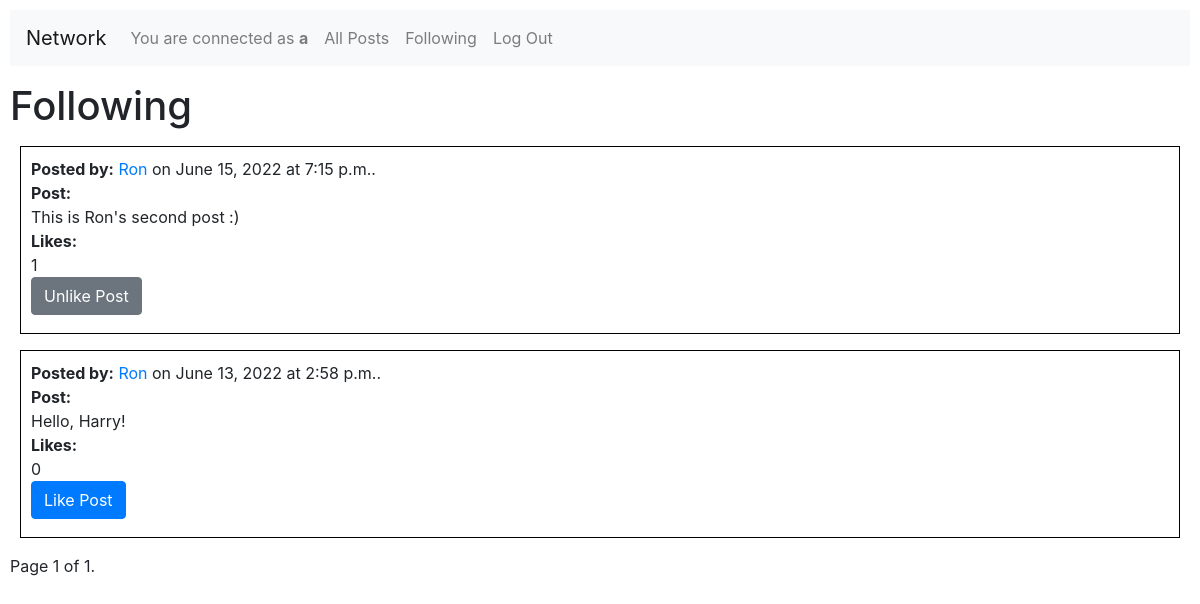
Page /following (signed in) on the earlier database version.
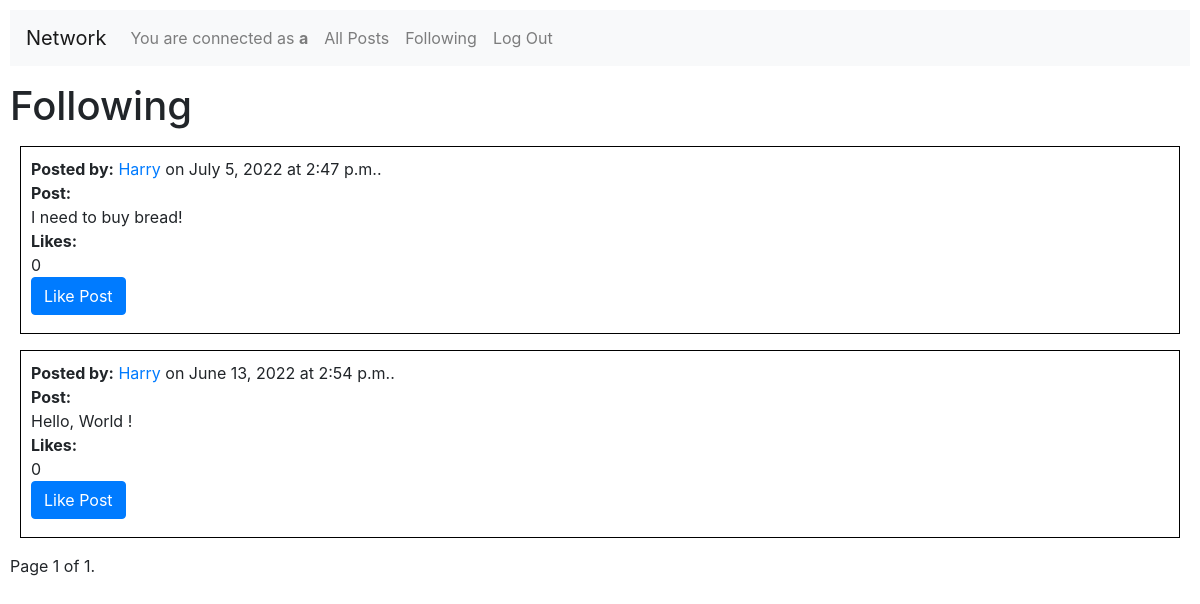
Same page on the later database version.
### network/models.py (models this page shows, shortened)
class Post(models.Model):
    userid = models.ForeignKey(User, on_delete=models.CASCADE, related_name="user")
    post = models.TextField(max_length=500)
    datetime = models.DateTimeField(default=datetime.now)
    likes = models.IntegerField(default=0)

class User(AbstractUser):
    pass

### network/views.py (the view)
# urls.py: path("following", views.following, name="following"),
@login_required(login_url='login')
def following(request):
    user_logged_in = request.user.id
    isfollowing = Follower.objects.filter(follower=user_logged_in)
    isfollowingids = Follower.objects.filter(follower=user_logged_in).values_list('followed',flat=True)
    posts = Post.objects.filter(userid__in=isfollowingids).order_by('-id')
    paginator = Paginator(posts, 10) # test Paginator with 10 per page
    page_number = request.GET.get('page')
    page_obj = paginator.get_page(page_number)
    user = request.user
    if request.user.is_authenticated:
        postslikedbyuser = Like.objects.filter(likedby=user).values_list('postid', flat=True)
    else:
        postslikedbyuser = None
    return render(request, "network/following.html", {
        "posts": posts,
        "isfollowing": isfollowing,
        "isfollowingids": isfollowingids,
        "user_logged_in": user_logged_in,
        "page_obj": page_obj,
        "postslikedbyuser": postslikedbyuser
    })

### network/models.py (called while the page is built)
    def __str__(self):
        return f"{self.follower.username} (user:{self.follower.id}) FOLLOWS {self.followed.username} (user:{self.followed.id}) "

### network/templates/network/following.html (shortened to what this page needs)
{% extends "network/layout.html" %}
{% block body %}
    <h1>Following</h1>
    {% for post in page_obj %}
    <div id="{{post.id}}" class="subdiv">
        <b>Posted by:</b> <a href="{% url 'profile_page' post.userid.username %}">{{ post.userid.username }}</a>
        on {{ post.datetime.date }}
        at {{ post.datetime.time }}.
        <br>
        <b>Post:</b>
        <div id="post{{post.id}}">{{ post.post }}</div>
        <b>Likes:</b >
        <div id="likecount{{post.id}}">{{ post.likes }}</div>
        {% if user.is_authenticated %}
            {% if post.id in postslikedbyuser %}
                <button id="buttonlike{{post.id}}" onclick="deletelike({{post.id}})" class="buttonedit btn btn-secondary mb-2">Unlike Post</button>
            {% else %}
                <button id="buttonlike{{post.id}}" onclick="addlike({{post.id}})" class="buttonedit btn btn-primary mb-2">Like Post</button>
            {% endif %}
        {% else %}
            <i>You must be <a href="{% url 'login' %}">logged in</a> to like or unlike posts.</i>
        {% endif %}
        <br>
    </div>
    {% empty %}
        We haven't found any post, yet!
        <p></p>
    {% endfor %}
    <div class="pagination">
        <span class="step-links">
            <span class="current">
                Page {{ page_obj.number }} of {{ page_obj.paginator.num_pages }}.
            </span>
        </span>
    </div>
{% endblock %}

Differences in the rows shown:
no longer on this page (row unchanged): Post: userid.username "Ron", datetime "June 15, 2022", datetime.time "7:15 p.m.", post "This is Ron's second post :)", likes "1"
no longer on this page (row unchanged): Post: userid.username "Ron", datetime "June 13, 2022", datetime.time "2:58 p.m.", post "Hello, Harry!", likes "0"
added Post: userid.username "Harry", datetime "July 5, 2022", datetime.time "2:47 p.m.", post "I need to buy bread!", likes "0"
now on this page (row unchanged): Post: userid.username "Harry", datetime "June 13, 2022", datetime.time "2:54 p.m.", post "Hello, World !", likes "0"
